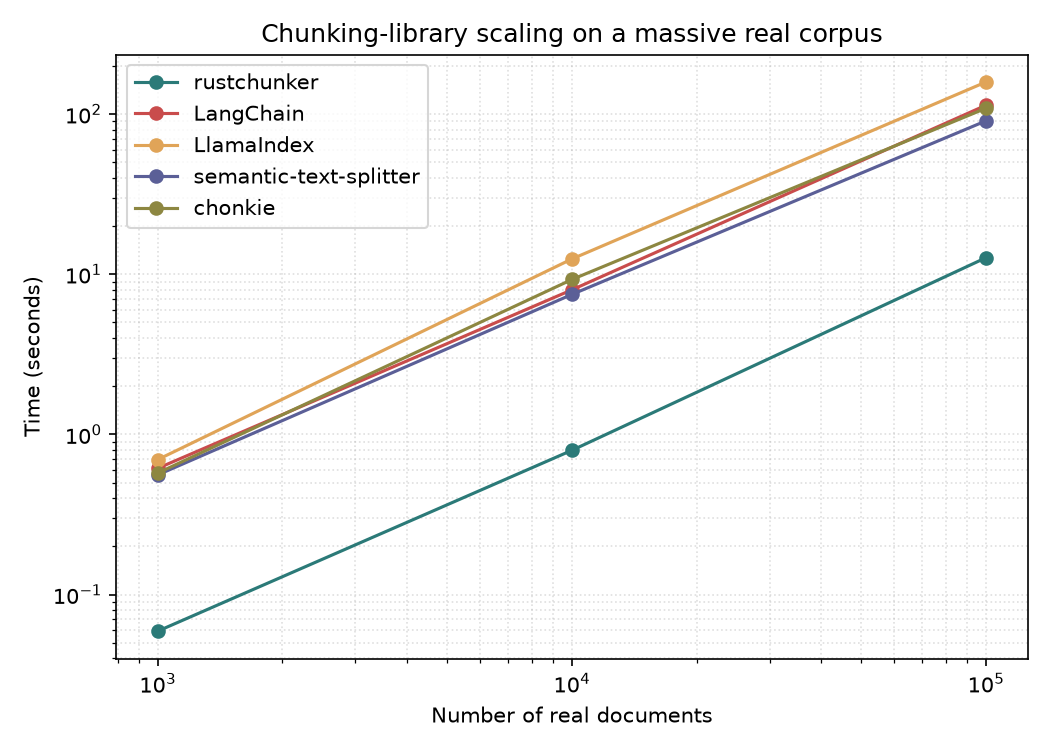

The script that saved this image:
"""Massive-scale real-corpus benchmark: how each chunking library behaves
as the number of real documents grows to 10^4 and 10^5.

Uses the unique real-document corpus built by fetch_massive_corpus.py.
Runs every library at every size (this is slow -- the sequential
pure-Python libraries can take tens of minutes at 10^5 -- so run it in the
background). Results are printed incrementally and dumped to JSON as they
complete, so a partial run still yields usable data.
"""
import argparse
import glob
import json
import os
import sys
import time
import traceback

import matplotlib

matplotlib.use("Agg")
import matplotlib.pyplot as plt

sys.path.insert(0, os.path.dirname(__file__))
from _adapters import LIBRARIES


def main():
    parser = argparse.ArgumentParser(description=__doc__)
    parser.add_argument("--data-dir", default=os.path.join(os.path.dirname(__file__), "massive_data"))
    parser.add_argument("--sizes", type=int, nargs="+", default=[1000, 10000, 100000])
    parser.add_argument("--out", default=os.path.join(os.path.dirname(__file__), "bench_massive_scaling.png"))
    parser.add_argument("--results", default=os.path.join(os.path.dirname(__file__), "bench_massive_scaling.json"))
    args = parser.parse_args()

    all_paths = sorted(glob.glob(os.path.join(args.data_dir, "*.txt")))
    if not all_paths:
        raise SystemExit(
            f"No files in {args.data_dir}. Run `python benchmarks/fetch_massive_corpus.py` first."
        )

    sizes = [s for s in sorted(args.sizes) if s <= len(all_paths)]
    if max(args.sizes) > len(all_paths):
        print(f"NOTE: only {len(all_paths):,} files available; capping sizes to {sizes}.")

    colors = {name: color for name, color, _ in LIBRARIES}
    results = []  # {library, size, seconds, chunks, docs_per_sec}

    # size-outer so the cheap sizes complete (and are saved) before the
    # expensive 10^5 runs that dominate wall-clock.
    for size in sizes:
        paths = all_paths[:size]
        print(f"\n===== {size:,} documents =====", flush=True)
        for name, _, bench_fn in LIBRARIES:
            try:
                elapsed, chunks = bench_fn(paths)
            except ImportError as e:
                print(f"  {name}: skipped (not installed: {e})", flush=True)
                continue
            except Exception:
                print(f"  {name}: ERROR\n{traceback.format_exc()}", flush=True)
                continue
            dps = size / elapsed if elapsed > 0 else float("inf")
            print(f"  {name:24} {elapsed:9.2f}s  ({chunks:,} chunks, {dps:,.0f} docs/s)", flush=True)
            results.append(
                {"library": name, "size": size, "seconds": elapsed, "chunks": chunks, "docs_per_sec": dps}
            )
            with open(args.results, "w") as f:
                json.dump(results, f, indent=2)

    # ---- chart: time vs document count, log-log, one line per library ----
    fig, ax = plt.subplots(figsize=(7, 5))
    for name, color, _ in LIBRARIES:
        pts = [(r["size"], r["seconds"]) for r in results if r["library"] == name]
        if len(pts) >= 1:
            xs, ys = zip(*sorted(pts))
            ax.plot(xs, ys, marker="o", label=name, color=color)
    ax.set_xscale("log")
    ax.set_yscale("log")
    ax.set_xlabel("Number of real documents")
    ax.set_ylabel("Time (seconds)")
    ax.set_title("Chunking-library scaling on a massive real corpus")
    ax.grid(True, which="both", linestyle=":", alpha=0.4)
    ax.legend()
    fig.tight_layout()
    fig.savefig(args.out, dpi=150)
    print(f"\nChart saved to {args.out}\nResults saved to {args.results}")


if __name__ == "__main__":
    main()
